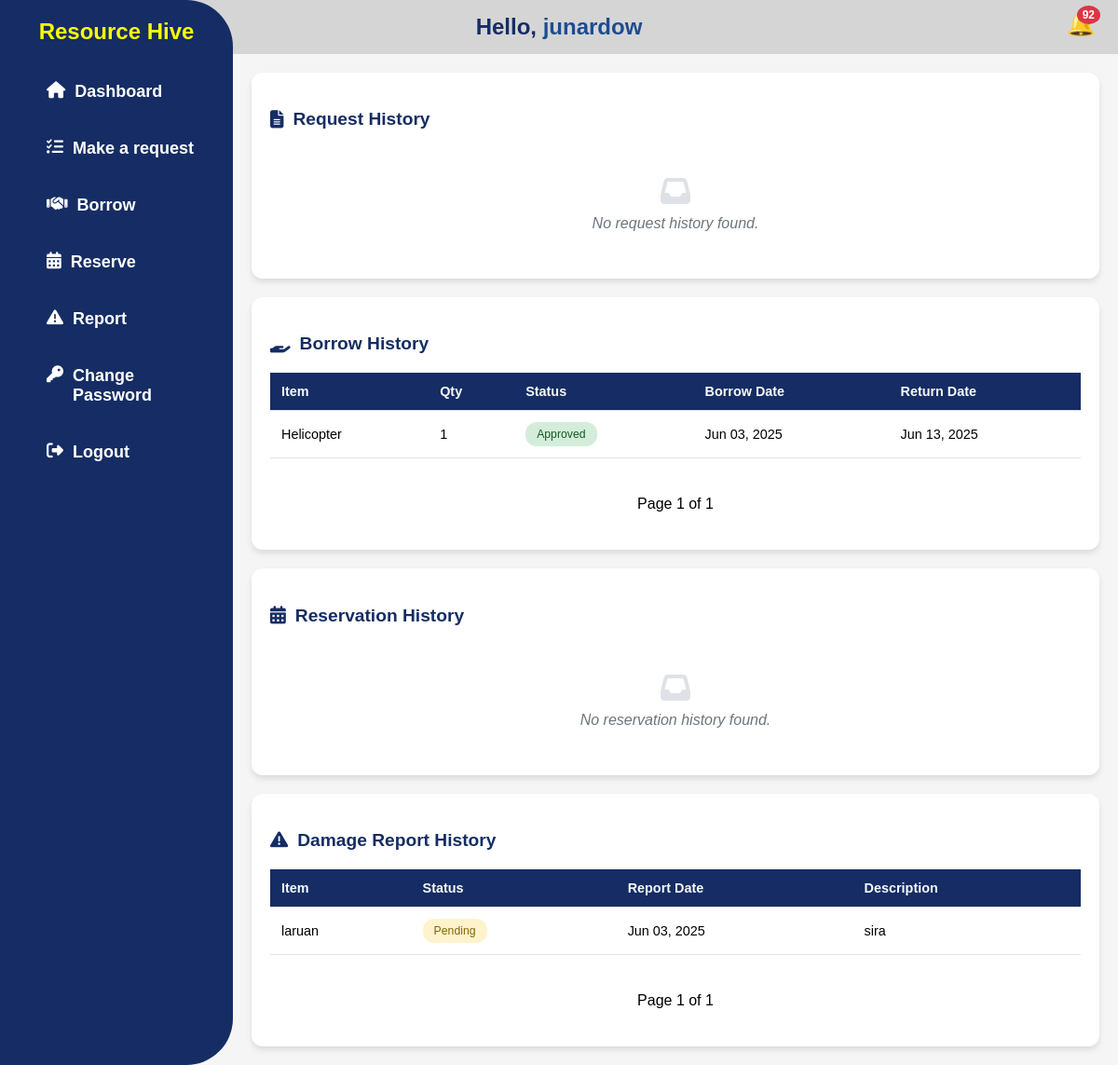
The page /userpanel/user_dashboard/ (signed in) on the database as committed earlier.
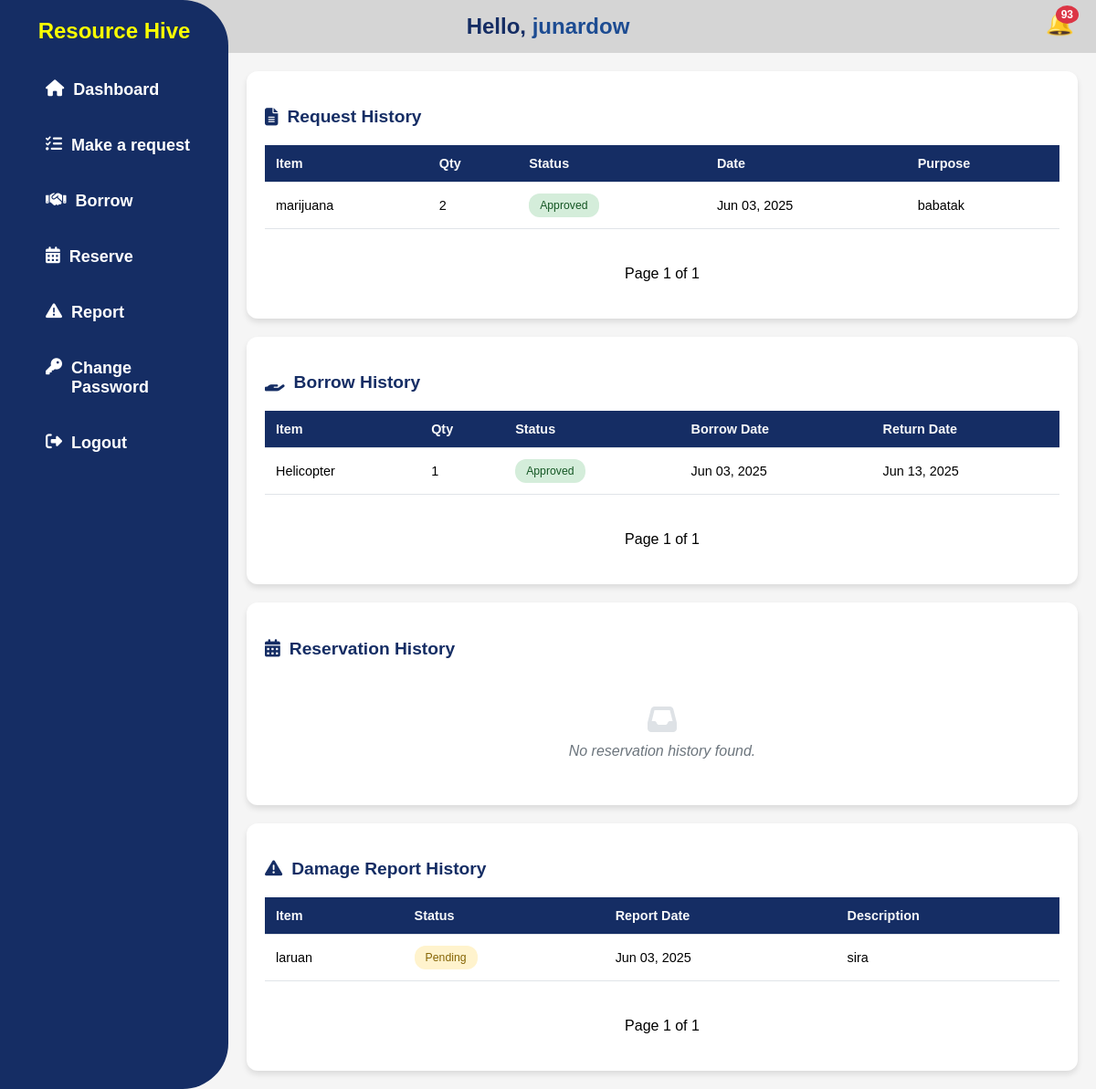
The same page on the database as committed later.
### app/models.py (models this page shows, shortened)
class BorrowRequest(models.Model):
    STATUS_CHOICES = [
        ('pending', 'Pending'),
        ('approved', 'Approved'),
        ('returned', 'Returned'),
        ('overdue', 'Overdue'),
        ('declined', 'Declined'),
    ]
    user = models.ForeignKey(User, on_delete=models.CASCADE)
    property = models.ForeignKey(Property, on_delete=models.CASCADE)
    quantity = models.PositiveIntegerField()
    status = models.CharField(max_length=20, choices=STATUS_CHOICES, default='pending')
    remarks = models.TextField(blank=True, null=True)
    borrow_date = models.DateTimeField(auto_now_add=True)
    return_date = models.DateField()
    actual_return_date = models.DateField(null=True, blank=True)
    purpose = models.TextField()

class Property(models.Model):
    CONDITION_CHOICES = [
        ('In good condition', 'In good condition'),
        ('Needing repair', 'Needing repair'),
        ('Unserviceable', 'Unserviceable'),
        ('Obsolete', 'Obsolete'),
        ('No longer needed', 'No longer needed'),
        ('Not used since purchased', 'Not used since purchased'),
    ]
    AVAILABILITY_CHOICES = [
        ('available', 'Available'),
        ('not_available', 'Not Available'),
    ]
    property_number = models.CharField(max_length=100, unique=True, null=True, blank=True)
    property_name = models.CharField(max_length=100)
    category = models.ForeignKey(PropertyCategory, on_delete=models.SET_NULL, null=True, blank=True)
    description = models.TextField(null=True, blank=True)
    barcode = models.CharField(max_length=150, unique=True, null=True, blank=True)
    unit_of_measure = models.CharField(max_length=50, null=True, blank=True)
    unit_value = models.DecimalField(
        max_digits=10, decimal_places=2,
        blank=True, null=True,
        validators=[MinValueValidator(0)]
    )
    overall_quantity = models.PositiveIntegerField(validators=[MinValueValidator(0)], default=0)
    quantity = models.PositiveIntegerField(validators=[MinValueValidator(0)], default=0)
    location = models.CharField(max_length=255, null=True, blank=True)
    condition = models.CharField(max_length=100, choices=CONDITION_CHOICES, default='In good condition')
    availability = models.CharField(max_length=20, choices=AVAILABILITY_CHOICES, default='available')

class DamageReport(models.Model):
    STATUS_CHOICES = [
        ('pending', 'Pending'),
        ('reviewed', 'Reviewed'),
        ('resolved', 'Resolved'),
    ]
    user = models.ForeignKey(User, on_delete=models.CASCADE)
    item = models.ForeignKey(Property, on_delete=models.CASCADE)
    description = models.TextField()
    status = models.CharField(max_length=20, choices=STATUS_CHOICES, default='pending')
    remarks = models.TextField(blank=True, null=True)
    report_date = models.DateTimeField(auto_now_add=True)

class SupplyRequest(models.Model):
    STATUS_CHOICES = [
        ('pending', 'Pending'),
        ('approved', 'Approved'),
        ('rejected', 'Rejected'),
    ]
    user = models.ForeignKey(User, on_delete=models.CASCADE)
    supply = models.ForeignKey(Supply, on_delete=models.CASCADE)
    quantity = models.PositiveIntegerField()
    request_date = models.DateTimeField(auto_now_add=True)
    purpose = models.TextField()
    approved_date = models.DateTimeField(null=True, blank=True)
    status = models.CharField(max_length=20, choices=STATUS_CHOICES, default='pending')
    remarks = models.TextField(blank=True, null=True)

class Supply(models.Model):
    STATUS_CHOICES = [
        ('low_stock', 'Low Stock'),
        ('out_of_stock', 'Out of Stock'),
        ('available', 'Available'),
    ]
    supply_name = models.CharField(max_length=255)
    category = models.ForeignKey(SupplyCategory, on_delete=models.SET_NULL, null=True, blank=True)
    subcategory = models.ForeignKey(SupplySubcategory, on_delete=models.SET_NULL, null=True, blank=True)
    description = models.TextField(blank=True, null=True)
    barcode = models.CharField(max_length=100, unique=True, null=True, blank=True)
    available_for_request = models.BooleanField(default=True)
    date_received = models.DateField()
    expiration_date = models.DateField(null=True, blank=True)
    last_updated = models.DateTimeField(auto_now=True)
    class Meta:
        permissions = [
            ("view_admin_dashboard", "Can view  admin dashboard"),
            ("view_checkout_page", "Can view checkout page"),
            ("view_user_dashboard", "Can view user dashboard"), #user side permissions
            ("view_user_module", "Can view user module"),
            ("view_admin_module", "Can view admin module"),
        ]

### userpanel/views.py (the view)
# urls.py: path('user_dashboard/', UserDashboardView.as_view(), name='user_dashboard'),
class UserDashboardView(LoginRequiredMixin, PermissionRequiredMixin, TemplateView):
    template_name = 'userpanel/user_dashboard.html'
    permission_required = 'app.view_user_module'
    def get_context_data(self, **kwargs):
        context = super().get_context_data(**kwargs)
        user = self.request.user
        per_page = 5
        request_page = self.request.GET.get('request_page', 1)
        borrow_page = self.request.GET.get('borrow_page', 1)
        reservation_page = self.request.GET.get('reservation_page', 1)
        damage_page = self.request.GET.get('damage_page', 1)
        request_history_qs = SupplyRequest.objects.filter(user=user).order_by('-request_date')
        borrow_history_qs = BorrowRequest.objects.filter(user=user).order_by('-borrow_date')
        reservation_history_qs = Reservation.objects.filter(user=user).order_by('-reservation_date')
        damage_history_qs = DamageReport.objects.filter(user=user).order_by('-report_date')
        request_paginator = Paginator(request_history_qs, per_page)
        borrow_paginator = Paginator(borrow_history_qs, per_page)
        reservation_paginator = Paginator(reservation_history_qs, per_page)
        damage_paginator = Paginator(damage_history_qs, per_page)
        request_history_page = request_paginator.get_page(request_page)
        borrow_history_page = borrow_paginator.get_page(borrow_page)
        reservation_history_page = reservation_paginator.get_page(reservation_page)
        damage_history_page = damage_paginator.get_page(damage_page)
        def request_to_dict(req):
            return {
                'item': req.supply.supply_name,
                'quantity': req.quantity,
                'status': req.get_status_display(),
                'date': req.request_date,
                'purpose': req.purpose,
            }
        def borrow_to_dict(borrow):
            return {
                'item': borrow.property.property_name,
                'quantity': borrow.quantity,
                'status': borrow.get_status_display(),
                'borrow_date': borrow.borrow_date,
                'return_date': borrow.return_date,
            }
        def reservation_to_dict(res):
            return {
                'item': res.item.property_name,
                'quantity': res.quantity,
                'status': res.get_status_display(),
                'needed_date': res.needed_date,
                'return_date': res.return_date,
                'purpose': res.purpose,
            }
        def damage_to_dict(report):
            return {
                'item': report.item.property_name,
                'status': report.get_status_display(),
                'date': report.report_date,
                'description': report.description,
            }
        context.update({
            'notifications': Notification.objects.filter(user=user).order_by('-timestamp'),
            'unread_count': Notification.objects.filter(user=user, is_read=False).count(),
            'request_history': [request_to_dict(r) for r in request_history_page],
            'request_history_page': request_history_page,
            'borrow_history': [borrow_to_dict(b) for b in borrow_history_page],
            'borrow_history_page': borrow_history_page,
            'reservation_history': [reservation_to_dict(r) for r in reservation_history_page],
            'reservation_history_page': reservation_history_page,
            'damage_history': [damage_to_dict(d) for d in damage_history_page],
            'damage_history_page': damage_history_page,
        })
        return context

### userpanel/templates/userpanel/user_dashboard.html (shortened to what the changed rows need)
{% load static %}
<!DOCTYPE html>
<html lang="en">
  <head>
    <link rel="stylesheet" href="{% static 'css/userStyle.css' %}" />
    <link
      rel="stylesheet"
      href="https://cdnjs.cloudflare.com/ajax/libs/font-awesome/6.4.2/css/all.min.css"
    />
  </head>
  <body>
    {% block content %} {% include 'userpanel/user_navbar.html' %}
    <div class="parent">
      <div class="div1">
        <h2>Hello, <span>{{ request.user.username }}</span></h2>
      </div>
      <div
        class="notification-container"
        id="notificationBell"
        aria-label="Notifications"
        tabindex="0"
        role="button"
      >
        <span class="bell-icon" title="Notifications">🔔</span>
        {% if unread_count > 0 %}
        <span class="notification-count" id="notificationCount"
          >{{ unread_count }}</span
        >
        {% endif %}
      </div>
    </div>
    <div class="history-section">
      <div class="history-table-container">
        {% if request_history %}
        <div class="table-wrapper">
          <table class="history-table">
            <thead>
              <tr>
                <th>Item</th>
                <th>Qty</th>
                <th>Status</th>
                <th>Date</th>
                <th>Purpose</th>
              </tr>
            </thead>
            <tbody>
              {% for request in request_history %}
              <tr>
                <td>{{ request.item|truncatechars:30 }}</td>
                <td>{{ request.quantity }}</td>
                <td>
                  <span
                    class="status-badge status-{{ request.status|lower|cut:' ' }}"
                  >
                    {{ request.status }}
                  </span>
                </td>
                <td>{{ request.date|date:"M d, Y" }}</td>
                <td>{{ request.purpose|truncatechars:40 }}</td>
              </tr>
              {% endfor %}
            </tbody>
          </table>
          <div class="pagination">
            <span
              >Page {{ request_history_page.number }} of
              {{ request_history_page.paginator.num_pages }}</span
            >
          </div>
        </div>
        {% else %}
        <div class="no-history">
          <i class="fas fa-inbox"></i>
          <p>No request history found.</p>
        </div>
        {% endif %}
      </div>
      <div class="history-table-container">
        {% if borrow_history %}
        <div class="table-wrapper">
          <table class="history-table">
            <thead>
              <tr>
                <th>Item</th>
                <th>Qty</th>
                <th>Status</th>
                <th>Borrow Date</th>
                <th>Return Date</th>
              </tr>
            </thead>
            <tbody>
              {% for borrow in borrow_history %}
              <tr>
                <td>{{ borrow.item|truncatechars:30 }}</td>
                <td>{{ borrow.quantity }}</td>
                <td>
                  <span
                    class="status-badge status-{{ borrow.status|lower|cut:' ' }}"
                  >
                    {{ borrow.status }}
                  </span>
                </td>
                <td>{{ borrow.borrow_date|date:"M d, Y" }}</td>
                <td>{{ borrow.return_date|date:"M d, Y" }}</td>
              </tr>
              {% endfor %}
            </tbody>
          </table>
        </div>
        {% else %}
        <div class="no-history">
          <i class="fas fa-inbox"></i>
          <p>No borrow history found.</p>
        </div>
        {% endif %}
      </div>
      <div class="history-table-container">
        {% if damage_history %}
        <div class="table-wrapper">
          <table class="history-table">
            <thead>
              <tr>
                <th>Item</th>
                <th>Status</th>
                <th>Report Date</th>
                <th>Description</th>
              </tr>
            </thead>
            <tbody>
              {% for report in damage_history %}
              <tr>
                <td>{{ report.item|truncatechars:30 }}</td>
                <td>
                  <span
                    class="status-badge status-{{ report.status|lower|cut:' ' }}"
                  >
                    {{ report.status }}
                  </span>
                </td>
                <td>{{ report.date|date:"M d, Y" }}</td>
                <td>{{ report.description|truncatechars:50 }}</td>
              </tr>
              {% endfor %}
            </tbody>
          </table>
        </div>
        {% else %}
        <div class="no-history">
          <i class="fas fa-inbox"></i>
          <p>No damage report history found.</p>
        </div>
        {% endif %}
      </div>
    </div>
    {% endblock content %}
  </body>
</html>

Rows that differ between the two databases and show on the page:
added SupplyRequest: item "marijuana", quantity "2", status "Approved", date "Jun 03, 2025", purpose "babatak"
Other text that changed with them:
{{ unread_count }}: "92" → "93"
{{ request_history_page.number }}: (not shown) → "1"
{{ request_history_page.paginator.num_pages }}: (not shown) → "1"
text no longer shown: "No request history found."
text now shown: "Item Qty Status Date Purpose Page of"
